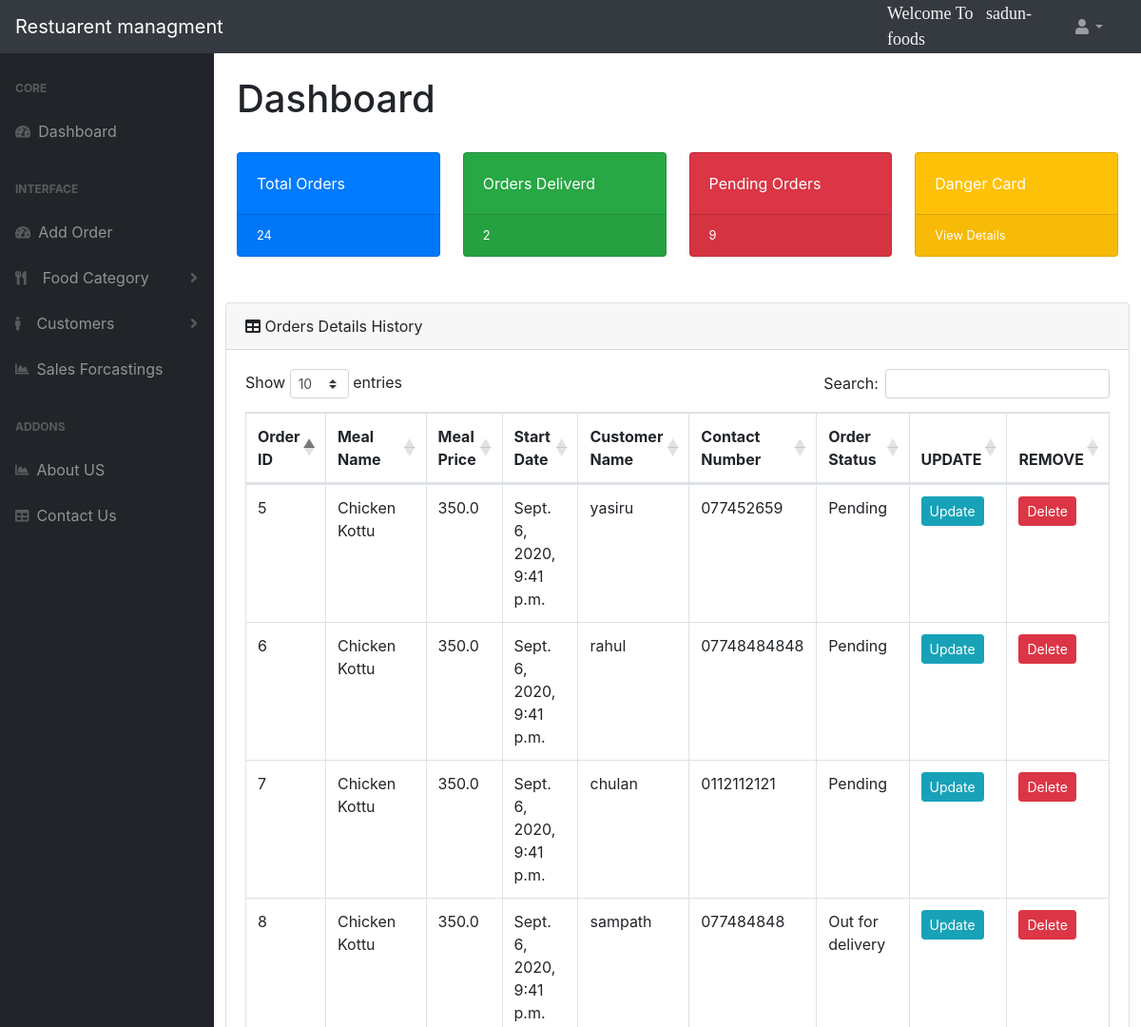
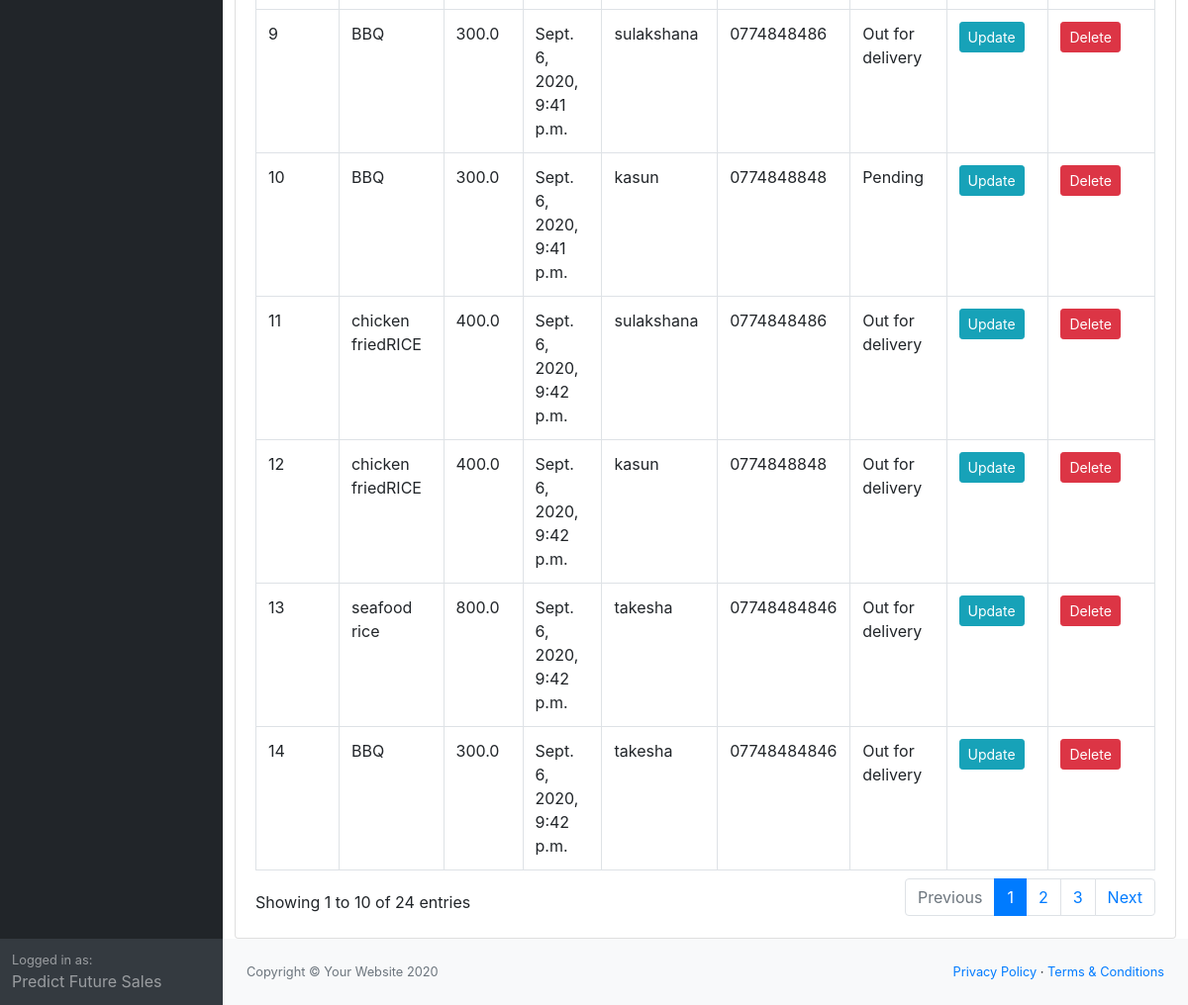
The page /dashboard/ (signed in) on the database its author committed (2 pictures, top to bottom).
### accounts/models.py (models this page shows, shortened)
class Order(models.Model):
		STATUS = (
				('Pending', 'Pending'),
				('Out for delivery', 'Out for delivery'),
				('Delivered', 'Delivered'),
				)
		customer = models.ForeignKey(Customer, null=True, on_delete= models.SET_NULL)
		meal = models.ForeignKey(Meal, null=True, on_delete= models.SET_NULL)
		date_created = models.DateTimeField(auto_now_add=True, null=True)
		qty=models.IntegerField(null=True)
		status = models.CharField(max_length=200, null=True, choices=STATUS)
		user = models.ForeignKey(User,on_delete=models.CASCADE)

class Meal(models.Model):
		meal_name=models.CharField(max_length=200, null=True)
		price = models.FloatField(null=True)
		description = models.CharField(max_length=200, null=True)
		tags = models.ManyToManyField(Tag)
		user = models.ForeignKey(User,on_delete=models.CASCADE)

class Customer(models.Model):
		name = models.CharField(max_length=200, null=True)
		contact_number = models.CharField(max_length=200, null=True)
		email = models.CharField(max_length=200, null=True)
		Address = models.CharField(max_length=200, null=True)
		user = models.ForeignKey(User,on_delete=models.CASCADE)
		def __str__(self):
			return self.name

### accounts/views.py (the view)
# urls.py: path('dashboard/', views.home, name="home"),
@login_required(login_url='log')
def home(request):
	customers = Customer.objects.filter(user=request.user)
	orders = Order.objects.filter(user=request.user)
	total_customers = customers.count()
	total_orders = orders.count()
	delivered = orders.filter(status='Delivered').count()
	pending = orders.filter(status='Pending').count()
	context = {'orders':orders, 'customers':customers,
	'order_count':total_orders,'total_deliverd':delivered,
	'total_pending':pending }
	return render(request, 'dashboard.html',context)

### accounts/templates/dashboard.html
{%  extends 'main.html' %}
      {% block content %}
      {%  include 'navbar.html' %}
      {%  include 'side_menu_bar.html' %}
            <div id="layoutSidenav_content">
                <main>
                    <div class="container-fluid">
                        <h1 class="mt-4">Dashboard</h1>
                       <br>
                       {%  include 'status.html' %}
                       <br>
                        <div class="row">
                            <div class="card mb-8">
                                <div class="card-header">
                                    <i class="fas fa-table mr-6"></i>
                                        Orders Details History
                                </div>
                                 <div class="card-body">
                                    <div class="table-responsive">
                                        <table class="table table-bordered" id="dataTable" width="100%" cellspacing="0">
                                             <thead>
                                                 <tr>
                                                    <th>Order ID</th>
                                                    <th>Meal Name</th>
                                                    <th>Meal Price</th>
                                                    <th>Start Date</th>
                                                    <th>Customer Name</th>
                                                    <th>Contact Number</th>
                                                    <th>Order Status</th>
                                                    <th>UPDATE</th>
                                                    <th>REMOVE</th>
                                                </tr>
                                            </thead>
                                            <tbody>
                                                {% for order in orders %}
                                                <tr>
                                                    <td>{{order.id}}</td>
                                                    <td>{{order.meal.meal_name}}</td>
                                                    <td>{{order.meal.price}}</td>
                                                    <td>{{order.date_created}}</td>
                                                    <td>{{order.customer}}</td>
                                                    <td>{{order.customer.contact_number}}</td>
                                                    <td>{{order.status}}</td>
                                                    <td><a class="btn btn-sm btn-info" href="{% url 'update_order' order.id %}">Update</a></td>
                                                    <td><a class="btn btn-sm btn-danger" href="{% url 'delete_order' order.id %}">Delete</a></td>
                                                </tr>
                                            {% endfor %}
                                             </tbody>
                                        </table>
                                    </div>
                                </div>
                            </div>
                        </div>
                </main>
                <footer class="py-4 bg-light mt-auto">
                    <div class="container-fluid">
                        <div class="d-flex align-items-center justify-content-between small">
                            <div class="text-muted">Copyright &copy; Your Website 2020</div>
                            <div>
                                <a href="#">Privacy Policy</a>
                                &middot;
                                <a href="#">Terms &amp; Conditions</a>
                            </div>
                        </div>
                    </div>
                </footer>
            </div>
        </div>
        {% endblock %}

### accounts/templates/navbar.html (shortened to what this page needs)
<nav class="sb-topnav navbar navbar-expand navbar-dark bg-dark">
    <a class="navbar-brand" href="/">Restuarent managment </a>
    <span class="hello-msg">Welcome To &nbsp; {{request.user}}</span>
    <div class="navbar-nav d-none d-md-inline-block form-inline ml-auto mr-0 mr-md-3 my-2 my-md-0">
        <li class="nav-item dropdown">
            <a class="nav-link dropdown-toggle" id="userDropdown" href="#" role="button" data-toggle="dropdown" aria-haspopup="true" aria-expanded="false"><i class="fas fa-user fa-fw"></i></a>
        </li>
    </div>
</nav>

### accounts/templates/navbar.html (style rules this page uses)
.hello-msg { font-size: 18px; font-family: fantasy; color:whitesmoke; margin-right: 20px; float: left; }

### rows shown on the page
Order: id "5", meal.meal_name "Chicken Kottu", meal.price "350.0", date_created "Sept. 6, 2020, 9:41 p.m.", customer "yasiru", customer.contact_number "077452659", status "Pending"
Order: id "6", meal.meal_name "Chicken Kottu", meal.price "350.0", date_created "Sept. 6, 2020, 9:41 p.m.", customer "rahul", customer.contact_number "07748484848", status "Pending"
Order: id "7", meal.meal_name "Chicken Kottu", meal.price "350.0", date_created "Sept. 6, 2020, 9:41 p.m.", customer "chulan", customer.contact_number "0112112121", status "Pending"
Order: id "8", meal.meal_name "Chicken Kottu", meal.price "350.0", date_created "Sept. 6, 2020, 9:41 p.m.", customer "sampath", customer.contact_number "077484848", status "Out for delivery"
Order: id "9", meal.meal_name "BBQ", meal.price "300.0", date_created "Sept. 6, 2020, 9:41 p.m.", customer "sulakshana", customer.contact_number "0774848486", status "Out for delivery"
Order: id "10", meal.meal_name "BBQ", meal.price "300.0", date_created "Sept. 6, 2020, 9:41 p.m.", customer "kasun", customer.contact_number "0774848848", status "Pending"
Order: id "11", meal.meal_name "chicken friedRICE", meal.price "400.0", date_created "Sept. 6, 2020, 9:42 p.m.", customer "sulakshana", customer.contact_number "0774848486", status "Out for delivery"
Order: id "12", meal.meal_name "chicken friedRICE", meal.price "400.0", date_created "Sept. 6, 2020, 9:42 p.m.", customer "kasun", customer.contact_number "0774848848", status "Out for delivery"
Order: id "13", meal.meal_name "seafood rice", meal.price "800.0", date_created "Sept. 6, 2020, 9:42 p.m.", customer "takesha", customer.contact_number "07748484846", status "Out for delivery"
Order: id "14", meal.meal_name "BBQ", meal.price "300.0", date_created "Sept. 6, 2020, 9:42 p.m.", customer "takesha", customer.contact_number "07748484846", status "Out for delivery"

### other values the page prints
{{ request.user }} "sadun-foods"
{{ order_count }} "24"
{{ total_deliverd }} "2"
{{ total_pending }} "9"
